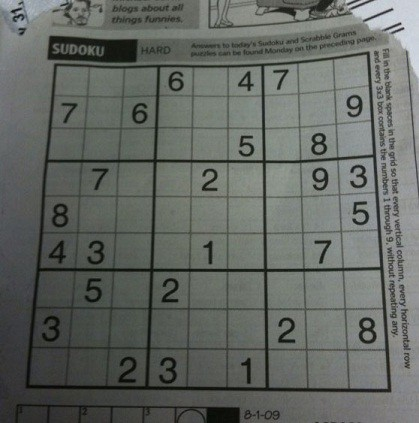
#> input picture 1.jpg, 419 x 423 px
$ jupyter execute Untitled.ipynb
#> lines starting #> are read from the running program, lines starting #| are printed output that depends on the picture; after the words box and inside, x2 and y2 are one past the last pixel; in counts of white or black regions, pixels touching at a corner belong together
[cell 1]
import cv2
import numpy as np
import matplotlib.pyplot as plt

[cell 2]
img = cv2.imread('1.jpg',1)
#> img is the input picture: shape (423, 419, 3); mean B, G, R 98.9, 103.6, 99.4
gray_img = cv2.cvtColor(img,cv2.COLOR_BGR2GRAY)
image = cv2.GaussianBlur(gray_img,(5,5),10)
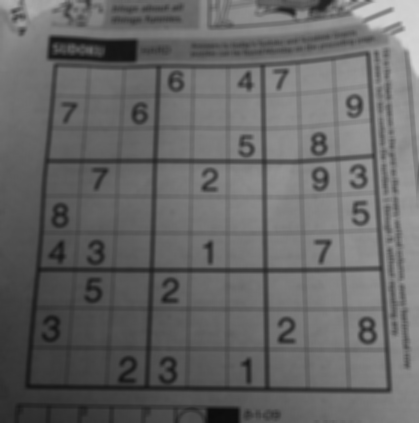
#> image: shape (423, 419); min 12, max 214, mean 101.8
thresh = cv2.adaptiveThreshold(image,255,cv2.ADAPTIVE_THRESH_MEAN_C, cv2.THRESH_BINARY,11,2)
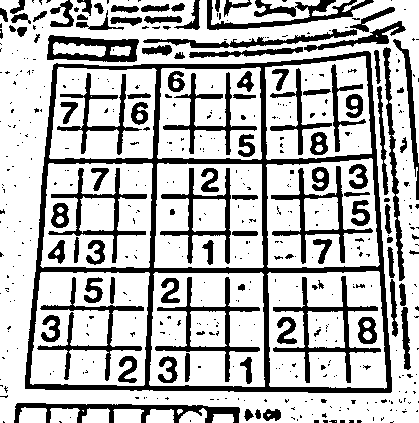
#> thresh: shape (423, 419); 72.2% white; 486 black regions (380 under 20 px), largest, box (x1, y1, x2, y2) and area: (25, 51, 392, 393) 13065, (273, 276, 381, 383) 1839, (14, 403, 240, 423) 1732

[cell 3]
plt.imshow(img,cmap='gray')

[cell 4]
edges = cv2.Canny(thresh,50,150)
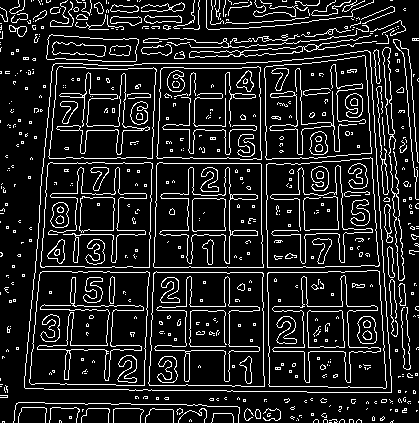
#> edges: shape (423, 419); 13.1% white in thin lines or dots
lines = cv2.HoughLinesP(thresh,1,np.pi/180,100,10)
for line in lines:
    for x1,y1,x2,y2 in line:
        cv2.line(img, (x1,y1),(x2,y2),(0,0,0),2)
#> this loop made 9362 passes
#> line on passes 1 to 3: [[33, 73, 50, 90]], [[90, 99, 117, 126]], [[157, 172, 166, 181]]
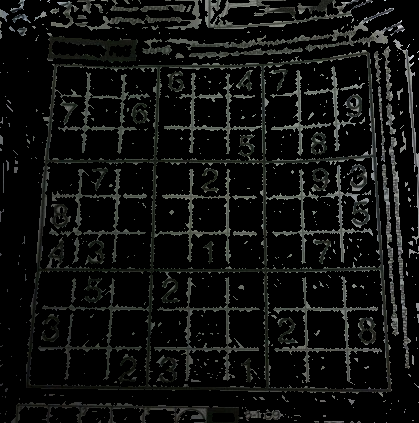
#> img: shape (423, 419, 3); mean B, G, R 15.9, 17.1, 16.2
plt.imshow(img)

[cell 5]
cv2.imshow('',img)
cv2.waitKey()
cv2.destroyAllWindows()

[cell 6]
contours, hierarchy = cv2.findContours(thresh,cv2.RETR_TREE,cv2.CHAIN_APPROX_SIMPLE)
#> contours = 535 contours, 382 with area under 20; largest, box (x1, y1, x2, y2) and area: (0, 0, 419, 423) 166333, (24, 50, 393, 394) 113561, (267, 271, 387, 389) 12908, (149, 272, 265, 387) 12444, (30, 272, 150, 386) 12370

[cell 7]
c_img = cv2.drawContours(img, contours, -1, (0,255,0), 1)
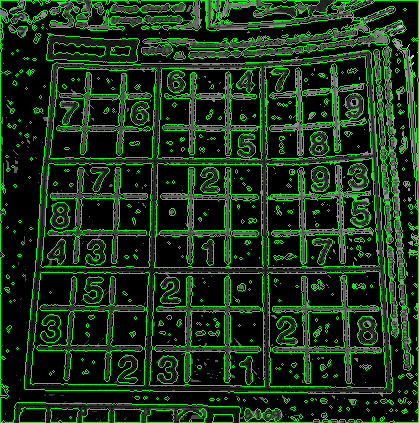
#> c_img: shape (423, 419, 3); mean B, G, R 14.5, 50.4, 14.8

[cell 8]
cv2.imshow('',c_img)
cv2.waitKey()
cv2.destroyAllWindows()

[cell 9]
area = -1
for i in range(len(contours)):
    if cv2.contourArea(contours[i])>area:
        area = cv2.contourArea(contours[i])
        print('area:',area)
        print('index:',i)
#> this loop made 535 passes
#> area on passes 2, 5, 6, 10, 12, 17, 22: 156.5, 309, 345.5, 353, 356.5, 1289, 166333
#> (printed output is left out)
#> after the loop, area = 166333
max_area = area
#> max_area = 166333
area = -1
for i in range(len(contours)):
    if cv2.contourArea(contours[i])> area and cv2.contourArea(contours[i])<max_area:
        area = cv2.contourArea(contours[i])
        print('index:',i)
        print('area:',area)
#> after the loop, area = 113561

[cell 10]
c_img = cv2.drawContours(img, [contours[190]], 0, (0,0,255), 2)
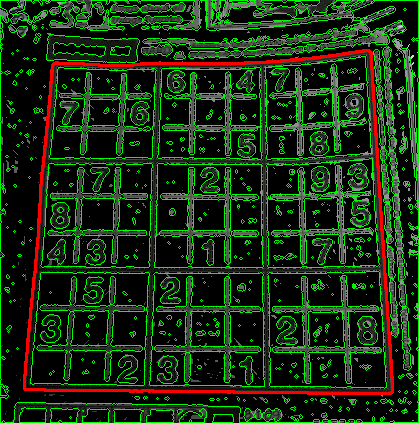
#> c_img: shape (423, 419, 3); 2.38% of pixels changed, all inside (x1, y1, x2, y2) = (23, 49, 394, 395)

[cell 11]
cv2.imshow('',c_img)
cv2.waitKey()
cv2.destroyAllWindows()

[cell 12]
cnt = contours[190]
#> cnt = contour of 174 points, box (x1, y1, x2, y2) (24, 50, 393, 394), area 113561
epsilon = 0.1*cv2.arcLength(cnt,True)
#> epsilon = 138.7
approx = cv2.approxPolyDP(cnt,epsilon,True)
#> approx = [[371, 53], [390, 393], [24, 388], [54, 63]]
approx
#> Out = [[371, 53], [390, 393], [24, 388], [54, 63]]

[cell 13]
pts1 = np.float32([[371,53],[390,393],[24,388], [54,63]])
pts2 = np.float32([[300,0],[300,300],[0,300],[0,0]])
pts1

[cell 14]
M = cv2.getPerspectiveTransform(pts1,pts2)
#> M = [[1.03, 0.0951, -61.65], [0.035, 1.11, -71.76], [0.00016, 0.0005, 1]]
dst = cv2.warpPerspective(img,M,(300,300))
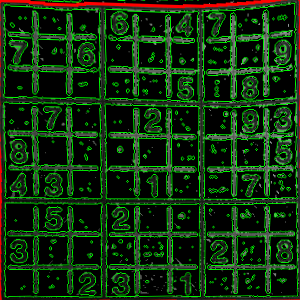
#> dst: shape (300, 300, 3); mean B, G, R 14.1, 47.8, 18
plt.subplot(121),plt.imshow(img,cmap='gray'),plt.title('Input')
plt.subplot(122),plt.imshow(dst,cmap='gray'),plt.title('Output')
plt.show()
#> figure, not shown here; B, G, R data is drawn as R, G, B

[cell 15]
gray = cv2.cvtColor(dst,cv2.COLOR_BGR2GRAY)
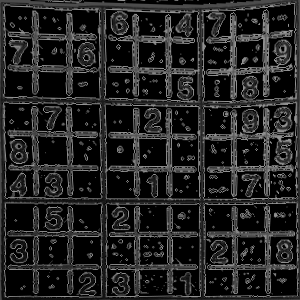
#> gray: shape (300, 300); min 0, max 153, mean 35.1
output = cv2.bitwise_not(gray)
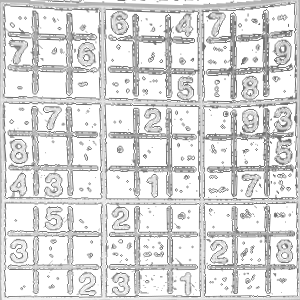
#> output: shape (300, 300); min 102, max 255, mean 219.9
cv2.imshow('',output)
cv2.waitKey()
cv2.destroyAllWindows()

$ run again, with 2.jpg copied over 1.jpg
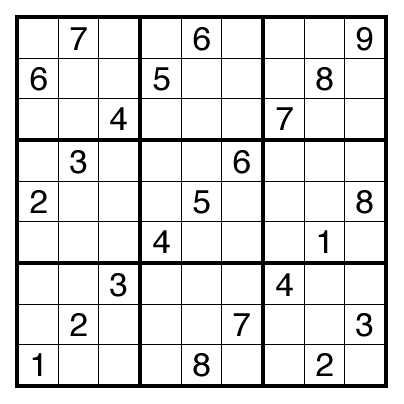
#> input picture 2.jpg, 404 x 404 px
#> img is the input picture: shape (404, 404, 3); min 0, max 255, mean 224.8
#> thresh: shape (404, 404); 74.3% white; 33 black regions, largest, box (x1, y1, x2, y2) and area: (14, 14, 389, 389) 16996, (23, 23, 134, 134) 2120, (146, 23, 257, 134) 2120
#> edges: shape (404, 404); 9.5% white in thin lines or dots, all inside (x1, y1, x2, y2) = (13, 13, 389, 389)
#> the loop `for line in lines:` made 7257 passes
#> line on passes 1 to 3: [[101, 177, 136, 142]], [[101, 143, 117, 159]], [[389, 33, 403, 19]]
#> after the loop `for line in lines:`:
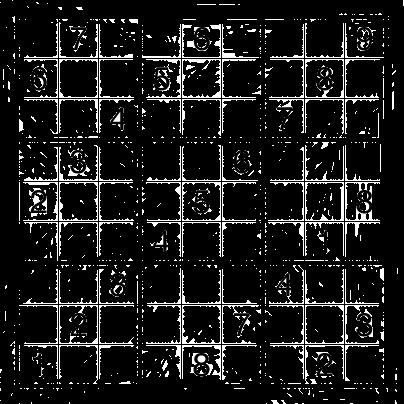
#> img: shape (404, 404, 3); min 0, max 255, mean 26.2
#> contours = 65 contours, 3 with area under 20; largest, box (x1, y1, x2, y2) and area: (0, 0, 404, 404) 162409, (13, 13, 390, 390) 141368, (142, 265, 261, 384) 13502, (265, 142, 384, 261) 13502, (142, 142, 261, 261) 13502
#> the loop `for i in range(len(contours)):` made 65 passes
#> area on pass 1: 162409
#> (printed output is left out)
#> after the loop `for i in range(len(contours)):`: area = 162409
#> the loop `for i in range(len(contours)):` made 65 passes
#> area on pass 2: 141368
#> (printed output is left out)
#> after the loop `for i in range(len(contours)):`: area = 141368
#> M = [[1.03, 0.0951, -61.65], [0.035, 1.11, -71.76], [0.00016, 0.0005, 1]]
#> `output = cv2.bitwise_not(gray)`:
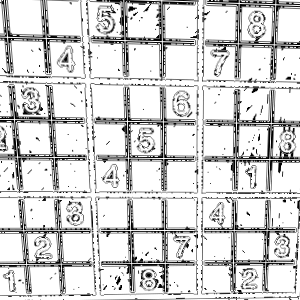
#> output: shape (300, 300); min 0, max 255, mean 211.6

$ run again, with 3.jpg copied over 1.jpg
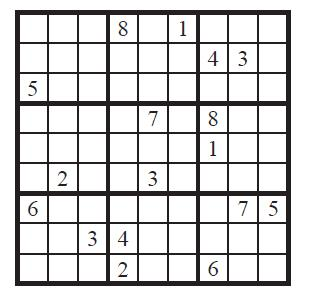
#> input picture 3.jpg, 316 x 294 px
#> img is the input picture: shape (294, 316, 3); mean B, G, R 214, 213.8, 214.2
#> thresh: shape (294, 316); 70.6% white; 20 black regions, largest, box (x1, y1, x2, y2) and area: (14, 9, 292, 287) 25300, (117, 20, 129, 37) 151, (207, 111, 219, 127) 144
#> edges: shape (294, 316); 11.2% white in thin lines or dots, all inside (x1, y1, x2, y2) = (13, 8, 292, 287)
#> the loop `for line in lines:` made 3349 passes
#> line on passes 1 to 3: [[170, 128, 192, 106]], [[172, 130, 195, 107]], [[110, 46, 134, 70]]
#> after the loop `for line in lines:`:
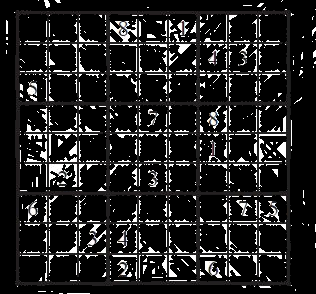
#> img: shape (294, 316, 3); mean B, G, R 32.2, 32.1, 32.3
#> contours = 62 contours, 5 with area under 20; largest, box (x1, y1, x2, y2) and area: (0, 0, 316, 294) 92295, (13, 8, 293, 288) 76759, (20, 106, 106, 191) 4060, (200, 106, 286, 191) 4058, (200, 196, 286, 281) 4021
#> the loop `for i in range(len(contours)):` made 62 passes
#> area on pass 1: 92295
#> (printed output is left out)
#> after the loop `for i in range(len(contours)):`: area = 92295
#> the loop `for i in range(len(contours)):` made 62 passes
#> area on pass 2: 76759
#> (printed output is left out)
#> after the loop `for i in range(len(contours)):`: area = 76759
#> M = [[1.03, 0.0951, -61.65], [0.035, 1.11, -71.76], [0.00016, 0.0005, 1]]
#> `output = cv2.bitwise_not(gray)`:
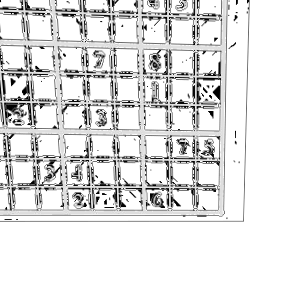
#> output: shape (300, 300); min 0, max 255, mean 226.2
